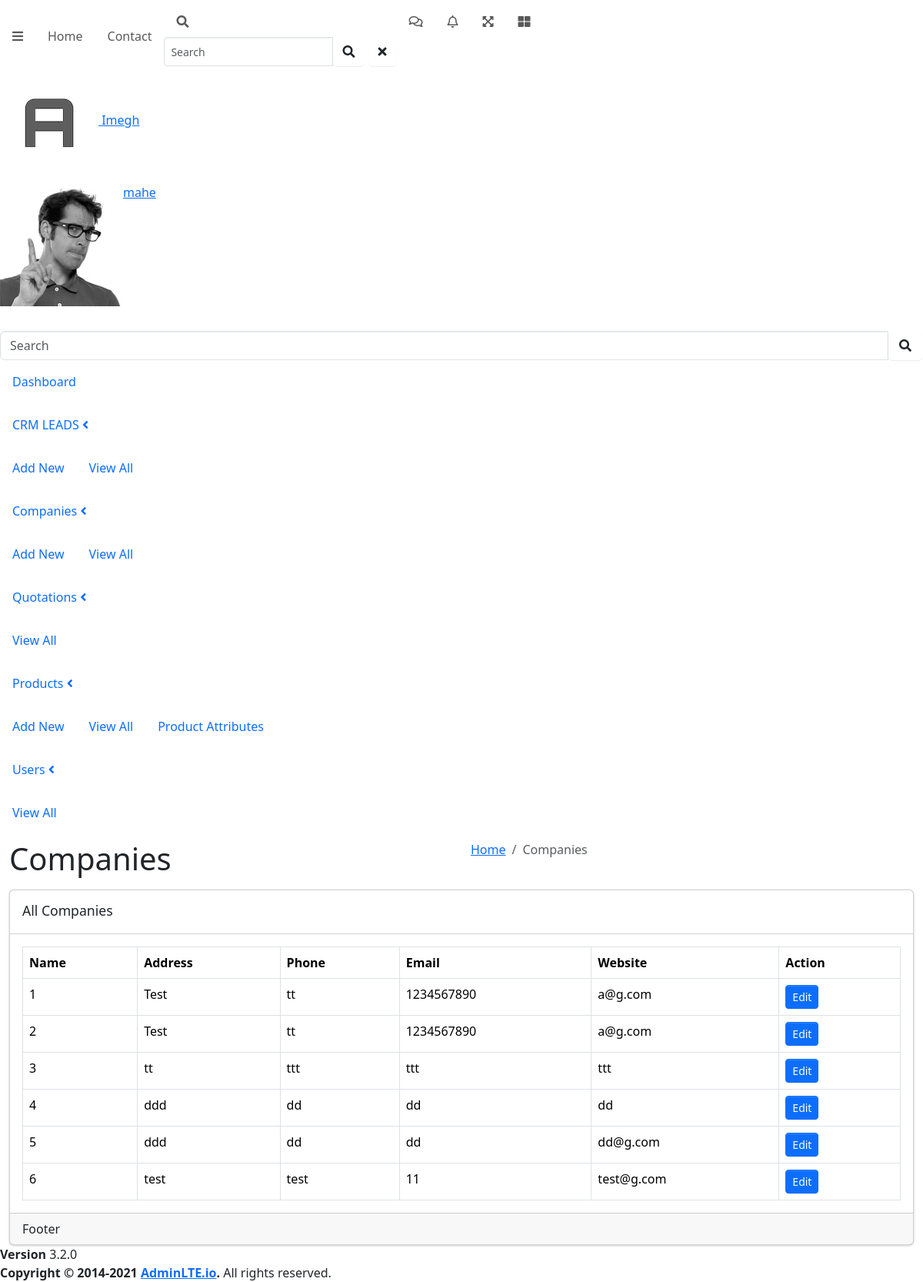
The app's page /admin/companies/index.php (signed in) with its own data.
### tables this page shows
CREATE TABLE `companies` (
  `id` int(11) NOT NULL,
  `name` varchar(255) NOT NULL,
  `client_name` varchar(255) NOT NULL,
  `country_code` varchar(10) DEFAULT NULL,
  `gst_no` varchar(50) DEFAULT NULL,
  `cin_no` varchar(100) DEFAULT NULL,
  `city` varchar(100) NOT NULL,
  `state` varchar(100) NOT NULL,
  `industry` varchar(100) NOT NULL,
  `email` varchar(255) NOT NULL,
  `phone` varchar(20) NOT NULL,
  `address` text NOT NULL,
  `pin_code` varchar(10) NOT NULL,
  `country` varchar(100) DEFAULT NULL,
  `pan_no` varchar(50) DEFAULT NULL,
  `website` varchar(200) DEFAULT NULL,
  `created_at` timestamp NOT NULL DEFAULT current_timestamp(),
  `updated_at` timestamp NOT NULL DEFAULT current_timestamp() ON UPDATE current_timestamp()
);

### includes/class.db.php (called while the page is built, shortened)
<?php
class DB
{
    private $link;
    public function __construct()
    {
        $this->link = new mysqli(DB_HOST, DB_USER, DB_PASS, DB_NAME);
    }
    public function get_results($query)
    {
        $row   = [];
        $query = $this->link->query($query);
        if (mysqli_error($this->link)) {
            $this->log_db_errors(mysqli_error($this->link), $query, 'Fatal');
            return false;
        } else {
            while ($r = mysqli_fetch_array($query, MYSQLI_ASSOC)) {
                $row[] = $r;
            }
            return $row;
        }
    }
}

### admin/companies/index.php (the view, shortened to what this page needs)
<?php
    $pageTitle = 'Companies';
    include '../../includes/header.php';
?>
<div class="row">
    <div class="col-12">
        <div class="card">
            <div class="card-header">
                <h3 class="card-title">All <?php echo $pageTitle ?></h3>
                <div class="card-tools">
                    <button type="button" class="btn btn-tool" data-lte-toggle="card-collapse" title="Collapse">
                    </button>
                    <button type="button" class="btn btn-tool" data-lte-toggle="card-remove" title="Remove">
                    </button>
                </div>
            </div>
            <div class="card-body">
                <?php
                    $db        = new DB();
                    $query     = "SELECT * FROM companies";
                    $companies = $db->get_results($query);
                ?>
                <table id="companies" class="table table-bordered table-hover">
                    <thead>
                        <tr>
                            <th>Name</th>
                            <th>Address</th>
                            <th>Phone</th>
                            <th>Email</th>
                            <th>Website</th>
                            <th>Action</th>
                        </tr>
                    </thead>
                    <tbody>
                        <?php foreach ($companies as $company): ?>
                        <tr>
                            <td><?php echo $company['id']; ?></td>
                            <td><?php echo $company['name']; ?></td>
                            <td><?php echo $company['address']; ?></td>
                            <td><?php echo $company['phone']; ?></td>
                            <td><?php echo $company['email']; ?></td>
                            <td>
                                <a href="<?php echo BASE_URL ?>admin/companies/edit.php?id=<?php echo $company['id']; ?>"
                                    class="btn btn-sm btn-primary">Edit</a>
                            </td>
                        </tr>
                        <?php endforeach; ?>
                    </tbody>
                </table>
            </div>
            <div class="card-footer">Footer</div>
        </div>
    </div>
</div>
<?php
    include '../../includes/footer.php';
?>

### records on screen
companies: id "1", name "Test", address "tt", phone "1234567890", email "a@g.com"
companies: id "2", name "Test", address "tt", phone "1234567890", email "a@g.com"
companies: id "3", name "tt", address "ttt", phone "ttt", email "ttt"
companies: id "4", name "ddd", address "dd", phone "dd", email "dd"
companies: id "5", name "ddd", address "dd", phone "dd", email "dd@g.com"
companies: id "6", name "test", address "test", phone "11", email "test@g.com"

### other values on screen
$_SESSION['user']['name'] "mahe"
$pageTitle "Companies"
